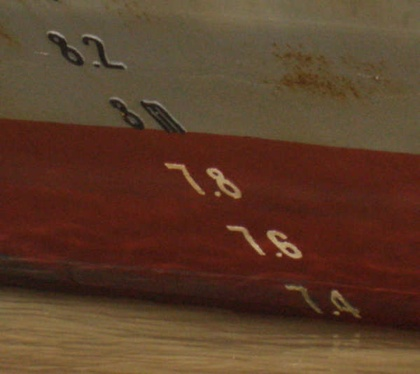
%> input picture Image_Processing_Made_Easy_Demos/67710214demo/PA080030.jpg, 420 x 374 px, shrunk from 600 x 534 before the run
$ octave main.m   (GNU Octave 9; MATLAB toolbox functions it lacks are replaced by stand-ins)
%> lines starting %> are read from the running program, lines starting %| are printed output that depends on the picture; in (x1, y1, x2, y2) boxes, pixels count from 0 and x2, y2 are one past the last pixel; in counts of white or black regions, pixels touching at a corner belong together; the program's own positions count from 1
### Image_Processing_Made_Easy_Demos/67710214demo/findrect.m
function rect = findrect(e)
[h w] = size(e);                                                            %图像的大小
v = find(e,1,'first');                                                      %找到图像中第一个为1的点
rect = [];
lw = 2;                                                                     %设定矩形边缘的大小
while (~isempty(v))
    j = floor(v/h) + 1;
    i = mod(v,h);
    x = j - 1;
    y = i - 1;
    x1 = j + 1;
    y1 = i + 1;                                                             %设定矩形的初始位置和大小
    while(x > 0 && y > 0 && x1 < w  && y1 < h && (sum(sum(e(max(y-lw,1):y,x:x1))) > 0 || sum(sum(e(y1:min(y1+lw,h),x:x1)))> 0 || sum(sum(e(y:y1,max(x-lw,1):x)))> 0 || sum(sum(e(y:y1,x1:min(x1+lw,w))))> 0) )
                                                                            %当矩形的边缘上还有像素的值大于0的时候
        while(y > lw && sum(sum(e(max(y-lw,1):y,x:x1)))> 0 )                %如果矩形上沿上有像素的值大于0，则矩形上沿向上移动一个像素，知道矩形上沿上的像素值都为0
            y = y - 1;
        end
        while(y1 < h - lw && sum(sum(e(y1:min(y1+lw,h),x:x1)))> 0 )         %同上，寻找矩形的下沿
            y1 = y1 + 1;
        end
        while(x > lw && sum(sum(e(y:y1,max(x-lw,1):x)))> 0)                 %同上，寻找矩形的左沿
            x = x - 1;
        end
        while(x1 < w - lw && sum(sum(e(y:y1,x1:min(x1+lw,w))))> 0)          %同上，寻找矩形的右沿
            x1 = x1 + 1;
        end
    end
    if (x1 - x > 5 && y1 - y > 5)                                           %如果矩形的大小大于5*5
        rect = [rect struct('x',x,'y',y,'x1',x1,'y1',y1)];                  %将矩形存储下来
    end
    y = max(y,1);
    y1 = min(y1,h);
    x = max(x,1);
    x1 = min(x1,w);
    e(y:y1,x:x1) = 0;                                                       %将图像上矩形覆盖的区域置0，便于寻找下一个矩形
    v = find(e,1,'first');                                                  %寻找图像中第一个值为1的像素
end

### Image_Processing_Made_Easy_Demos/findsimularrect.m
function [r idx idx1] = findsimularrect(rect,thred)
thred = thred^2;
c = [rect.x ;rect.y] + [rect.x1; rect.y1];                                  %计算每个矩形的中心
c = c./2;
rsz = [rect.x1;rect.y1]-[rect.x;rect.y];                                    %计算每个矩形的大小
err = zeros(1,30);
sel = zeros(2,30);
for i=1:30                                                                  %迭代30次
    i1 = floor(rand()*length(rect)) + 1;
    i2 = i1;
    while(i2 == i1)
        i1 = floor(rand()*length(rect)) + 1;
    end                                                                     %随机从中取出两个不同的矩形
    sz0 = mean(rsz(:,[i1 i2]),2);                                           %计算矩形大小的均值
    err(i) = sum(dist2(rsz',sz0') > sz0'*sz0*thred);                        %与其它所有矩形计算大小的差
    sel(:,i) = [i1;i2];
end
[min_ besti] = min(err);                                                    %选出以上30次中与所有矩形大小误差最小的一次
sz0 = mean(rsz(:,sel(:,besti)),2);                                          %计算那一次的矩形大小
idx = find(dist2(rsz',sz0') < sz0'*sz0*thred);                              %找出与该大小相差小于一个阈值的矩形（要保留的矩形）
idx1 = find(dist2(rsz',sz0') >= sz0'*sz0*thred);                            %找出与该大小相差超过一个阈值的矩形（要去掉的矩形）
r = rect(idx);

### Image_Processing_Made_Easy_Demos/67710214demo/main.m
rgb = imread('PA080030.jpg');           %读入图像
%> rgb is the input picture: size 374x420x3 uint8; mean R, G, B 91, 60.8, 41.2
thred = [0.26 0.6];                             %canny边缘算子的阈值
figure(1);
e = (edge(rgb(:,:,1),'canny',thred) + edge(rgb(:,:,2),'canny',thred) + edge(rgb(:,:,3),'canny',thred)) > 1;     %对整幅图像抽取边缘
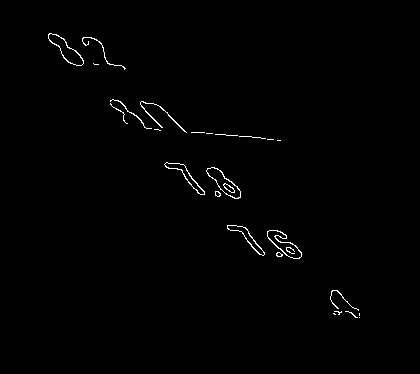
%> e: size 374x420 logical; 0.78% white in thin lines or dots, all inside (x1, y1, x2, y2) = (48, 33, 360, 318)
[h w] = size(e);                                                                                                %获得图像的大小
%> h = 374; w = 420
rect = findrect(e);                                                                                             %寻找边缘图像中连续边缘的包围框（通常在数字处）
%> in findrect, `v = find(e,1,'first');`: v = 17987
%> the loop in findrect, `while (~isempty(v))` made 7 passes
%> (j, i, x, y, x1, y1, v) on passes 1 to 6: (49, 35, 48, 33, 127, 71, 41241), (111, 101, 110, 99, 188, 134, 61501), (165, 165, 164, 162, 242, 200, 71567), (192, 133, 191, 132, 275, 141, 85124), (228, 226, 227, 225, 303, 260, 103739), (278, 141, 277, 140, 282, 142, 123717)
%> (j, i, x, y, x1, y1) on pass 7: (331, 297, 330, 290, 361, 319)
%> after the loop in findrect, `while (~isempty(v))`: e: size 374x420 logical; 0.78% of pixels changed, all inside (x1, y1, x2, y2) = (48, 33, 360, 318)
%> after the loop in findrect, `while (~isempty(v))`: rect = 6 items; x, y, x1 and y1: 48 33 127 71, 110 99 188 134, 164 162 242 200, 191 132 275 141, 227 225 303 260, 330 290 361 319
[r idx idx1] = findsimularrect(rect,0.07);                                                                      %寻找其中大小相近的包围框
%> in findsimularrect, `c = [rect.x ;rect.y] + [rect.x1; rect.y1];`: c = [175 298 406 466 530 691; 104 233 362 273 485 609]
%> in findsimularrect, `c = c./2;`: c = [87.5 149 203 233 265 345.5; 52 116.5 181 136.5 242.5 304.5]
%> in findsimularrect, `rsz = [rect.x1;rect.y1]-[rect.x;rect.y];`: rsz = [79 78 78 84 76 31; 38 35 38 9 35 29]
%> the loop in findsimularrect, `for i=1:30` made 1 pass
%> (i2, sz0) on pass 1: (6, [53.5; 32])
%> the run ends on the next line

$ run again, with Image_Processing_Made_Easy_Demos/67710214demo/PA080031.jpg copied over Image_Processing_Made_Easy_Demos/67710214demo/PA080030.jpg
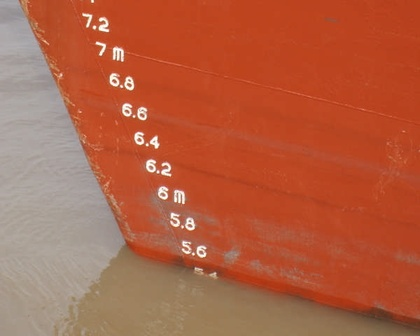
%> input picture Image_Processing_Made_Easy_Demos/67710214demo/PA080031.jpg, 420 x 336 px, shrunk from 600 x 480 before the run
%> rgb is the input picture: size 336x420x3 uint8; mean R, G, B 178, 96, 67.5
%> `e = (edge(rgb(:,:,1),'canny',thred) + edge(rgb(:,:,2),'canny',thred) +..`:
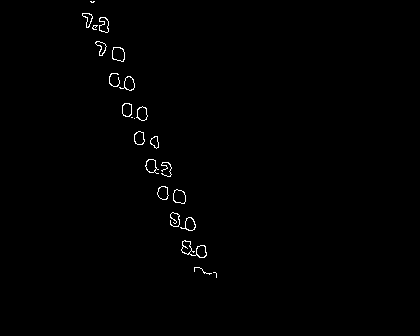
%> e: size 336x420 logical; 0.63% white in thin lines or dots, all inside (x1, y1, x2, y2) = (82, 1, 217, 278)
%> in findrect, `v = find(e,1,'first');`: v = 27566
%> the loop in findrect, `while (~isempty(v))` made 14 passes
%> (j, i, x, y, x1, y1, v) on passes 1 to 8: (83, 14, 82, 13, 110, 34, 30242), (91, 2, 90, 1, 96, 4, 31963), (96, 43, 95, 41, 108, 57, 36701), (110, 77, 109, 73, 136, 92, 37683), (113, 51, 112, 47, 126, 63, 41098), (123, 106, 122, 103, 149, 122, 45159), (135, 135, 134, 131, 146, 146, 48886), (146, 166, 145, 159, 173, 178, 50541)
%> after the loop in findrect, `while (~isempty(v))`: rect = 13 items; first 5, x, y, x1 and y1: 82 13 110 34, 95 41 108 57, 109 73 136 92, 112 47 126 63, 122 103 149 122
%> in findsimularrect, `c = [rect.x ;rect.y] + [rect.x1; rect.y1];`: c = 13 columns, first 8: [192 203 245 238 271 280 318 310; 47 98 165 110 225 277 337 286]
%> in findsimularrect, `c = c./2;`: c = 13 columns, first 8: [96 101.5 122.5 119 135.5 140 159 155; 23.5 49 82.5 55 112.5 138.5 168.5 143]
%> rsz = 13 columns, first 8: [28 13 27 14 27 12 28 10; 21 16 19 16 19 15 19 14]
%> the loop in findsimularrect, `for i=1:30` made 1 pass
%> (i2, sz0) on pass 1: (11, [20.5; 18])
